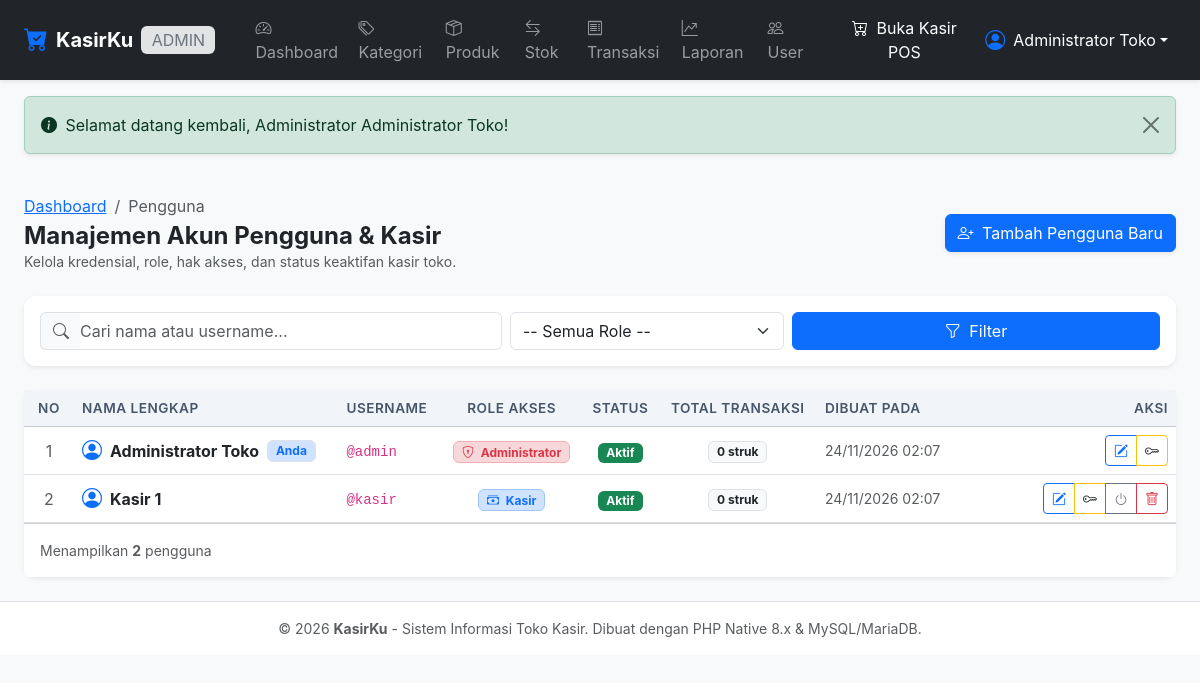
Screenshot of /admin/user/index.php (signed in) with the database file from the repository.
### tables this page shows
CREATE TABLE IF NOT EXISTS `users` (
    `id_user` INT AUTO_INCREMENT PRIMARY KEY,
    `nama` VARCHAR(100) NOT NULL,
    `username` VARCHAR(50) NOT NULL UNIQUE,
    `password` VARCHAR(255) NOT NULL,
    `role` ENUM('admin', 'kasir') NOT NULL DEFAULT 'kasir',
    `status` ENUM('aktif', 'nonaktif') NOT NULL DEFAULT 'aktif',
    `created_at` TIMESTAMP DEFAULT CURRENT_TIMESTAMP,
    `updated_at` TIMESTAMP DEFAULT CURRENT_TIMESTAMP ON UPDATE CURRENT_TIMESTAMP,
    INDEX `idx_users_role` (`role`),
    INDEX `idx_users_status` (`status`)
);

### config/database.php (called while the page is built, shortened)
<?php
function e($string) {
    return htmlspecialchars((string)$string, ENT_QUOTES, 'UTF-8');
}
function base_url($path = '') {
    return BASE_URL . ltrim($path, '/');
}

### admin/user/index.php (the view, shortened to what this page needs)
<?php
require_once __DIR__ . '/../../includes/admin_auth.php';
$search = trim($_GET['q'] ?? '');
try {
    $sql = "
        SELECT u.*,
               (SELECT COUNT(*) FROM penjualans p WHERE p.id_user = u.id_user) AS total_transaksi
        FROM users u
        WHERE 1=1
    ";
    $params = [];
    $sql .= " ORDER BY u.id_user ASC";
    $stmt = $pdo->prepare($sql);
    $stmt->execute($params);
    $userList = $stmt->fetchAll();
} catch (PDOException $e) {
    die("Gagal memuat data pengguna: " . htmlspecialchars($e->getMessage()));
}
require_once __DIR__ . '/../../includes/header.php';
require_once __DIR__ . '/../../includes/navbar.php';
?>
<div class="container-fluid px-3 px-lg-4 py-4">
    <div class="d-flex flex-wrap justify-content-between align-items-center mb-4 gap-2">
        <div>
            <nav aria-label="breadcrumb">
                <ol class="breadcrumb small mb-1">
                    <li class="breadcrumb-item"><a href="<?= base_url('admin/index.php'); ?>">Dashboard</a></li>
                    <li class="breadcrumb-item active" aria-current="page">Pengguna</li>
                </ol>
            </nav>
            <h4 class="fw-bold mb-0 text-dark">Manajemen Akun Pengguna & Kasir</h4>
            <p class="text-muted small mb-0">Kelola kredensial, role, hak akses, dan status keaktifan kasir toko.</p>
        </div>
        <div>
            <a href="<?= base_url('admin/user/tambah.php'); ?>" class="btn btn-primary shadow-sm">
                <i class="bi bi-person-plus me-1"></i> Tambah Pengguna Baru
            </a>
        </div>
    </div>
    <div class="card border-0 shadow-sm mb-4">
        <div class="card-body p-3">
            <form method="GET" action="" class="row g-2 align-items-center">
                <div class="col-md-5">
                    <div class="input-group">
                        <span class="input-group-text bg-light text-muted border-end-0">
                            <i class="bi bi-search"></i>
                        </span>
                        <input type="text" name="q" class="form-control border-start-0 ps-0" placeholder="Cari nama atau username..." value="<?= e($search); ?>">
                    </div>
                </div>
                <div class="col-md-3">
                    <select name="role" class="form-select">
                        <option value="">-- Semua Role --</option>
                    </select>
                </div>
                <div class="col-md-4 d-flex gap-2">
                    <button type="submit" class="btn btn-primary flex-fill">
                        <i class="bi bi-funnel me-1"></i> Filter
                    </button>
                </div>
            </form>
        </div>
    </div>
    <div class="card border-0 shadow-sm">
        <div class="card-body p-0">
            <div class="table-responsive">
                <table class="table table-hover align-middle mb-0">
                    <thead class="table-light">
                        <tr>
                            <th style="width: 50px;" class="text-center">No</th>
                            <th>Nama Lengkap</th>
                            <th>Username</th>
                            <th class="text-center">Role Akses</th>
                            <th class="text-center">Status</th>
                            <th class="text-center">Total Transaksi</th>
                            <th>Dibuat Pada</th>
                            <th class="text-end" style="width: 220px;">Aksi</th>
                        </tr>
                    </thead>
                    <tbody>
                        <?php if (empty($userList)): ?>
                            <tr>
                                <td colspan="8" class="text-center py-5 text-muted">
                                    <i class="bi bi-people fs-2 d-block mb-2"></i>
                                    Tidak ada pengguna yang sesuai dengan filter.
                                </td>
                            </tr>
                        <?php else: ?>
                            <?php $no = 1; foreach ($userList as $u): ?>
                                <tr>
                                    <td class="text-center text-muted"><?= $no++; ?></td>
                                    <td>
                                        <div class="fw-bold text-dark d-flex align-items-center">
                                            <i class="bi bi-person-circle fs-5 me-2 text-primary"></i>
                                            <?= e($u['nama']); ?>
                                            <?php if ($u['id_user'] == $_SESSION['user_id']): ?>
                                                <span class="badge bg-primary-subtle text-primary border ms-2 small">Anda</span>
                                            <?php endif; ?>
                                        </div>
                                    </td>
                                    <td><code>@<?= e($u['username']); ?></code></td>
                                    <td class="text-center">
                                        <?php if ($u['role'] === 'admin'): ?>
                                            <span class="badge bg-danger-subtle text-danger border border-danger-subtle px-2 py-1">
                                                <i class="bi bi-shield-lock me-1"></i> Administrator
                                            </span>
                                        <?php else: ?>
                                            <span class="badge bg-primary-subtle text-primary border border-primary-subtle px-2 py-1">
                                                <i class="bi bi-cash-stack me-1"></i> Kasir
                                            </span>
                                        <?php endif; ?>
                                    </td>
                                    <td class="text-center">
                                        <?php if ($u['status'] === 'aktif'): ?>
                                            <span class="badge bg-success px-2 py-1">Aktif</span>
                                        <?php else: ?>
                                            <span class="badge bg-secondary px-2 py-1">Nonaktif</span>
                                        <?php endif; ?>
                                    </td>
                                    <td class="text-center">
                                        <span class="badge bg-light text-dark border">
                                            <?= (int)$u['total_transaksi']; ?> struk
                                        </span>
                                    </td>
                                    <td class="small text-muted">
                                        <?= date('d/m/Y H:i', strtotime($u['created_at'])); ?>
                                    </td>
                                    <td class="text-end">
                                        <div class="btn-group btn-group-sm">
                                            <a href="<?= base_url('admin/user/edit.php?id=' . $u['id_user']); ?>" class="btn btn-outline-primary" title="Edit Pengguna">
                                                <i class="bi bi-pencil-square"></i>
                                            </a>
                                            <a href="<?= base_url('admin/user/reset_password.php?id=' . $u['id_user']); ?>" class="btn btn-outline-warning text-dark" title="Reset Password">
                                                <i class="bi bi-key"></i>
                                            </a>
                                            <?php if ($u['id_user'] != $_SESSION['user_id']): ?>
                                                <a href="<?= base_url('admin/user/toggle_status.php?id=' . $u['id_user']); ?>" class="btn btn-outline-secondary" onclick="return confirm('Apakah Anda yakin ingin mengubah status keaktifan user \'<?= e($u['nama']); ?>\'?');" title="<?= $u['status'] === 'aktif' ? 'Nonaktifkan' : 'Aktifkan'; ?>">
                                                    <i class="bi bi-power"></i>
                                                </a>
                                                <a href="<?= base_url('admin/user/hapus.php?id=' . $u['id_user']); ?>" class="btn btn-outline-danger" onclick="return confirm('Hapus akun \'<?= e($u['nama']); ?>\' secara permanen?');" title="Hapus Pengguna">
                                                    <i class="bi bi-trash"></i>
                                                </a>
                                            <?php endif; ?>
                                        </div>
                                    </td>
                                </tr>
                            <?php endforeach; ?>
                        <?php endif; ?>
                    </tbody>
                </table>
            </div>
        </div>
        <div class="card-footer bg-white py-3 text-muted small">
            Menampilkan <strong><?= count($userList); ?></strong> pengguna
        </div>
    </div>
</div>
<?php require_once __DIR__ . '/../../includes/footer.php'; ?>

### assets/css/style.css (style rules this page uses)
:root { --primary-color: #0d6efd; --primary-hover: #0b5ed7; --sidebar-width: 260px; }
body { font-family: -apple-system, BlinkMacSystemFont, "Segoe UI", Roboto, "Helvetica Neue", Arial, sans-serif; color: #334155; background-color: #f8fafc; }
.card { border: 1px solid rgba(226, 232, 240, 0.8); box-shadow: 0 1px 3px 0 rgba(0, 0, 0, 0.05); border-radius: 0.75rem; }
.table th { font-weight: 600; color: #475569; font-size: 0.85rem; text-transform: uppercase; letter-spacing: 0.5px; background-color: #f1f5f9; }

### rows the page displays
users: nama "Administrator Toko", shows "Anda", username "admin", role "admin" (drawn), status "Aktif", total_transaksi "0", created_at "24/11/2026 02:07"
users: nama "Kasir 1", username "kasir", role "kasir" (drawn), status "Aktif", total_transaksi "0", created_at "24/11/2026 02:07"

### other values shown
$currentRole "ADMIN"
$currentNama "Administrator Toko"
$flash['message'] "Selamat datang kembali, Administrator Administrator Toko!"
count($userList) "2"
